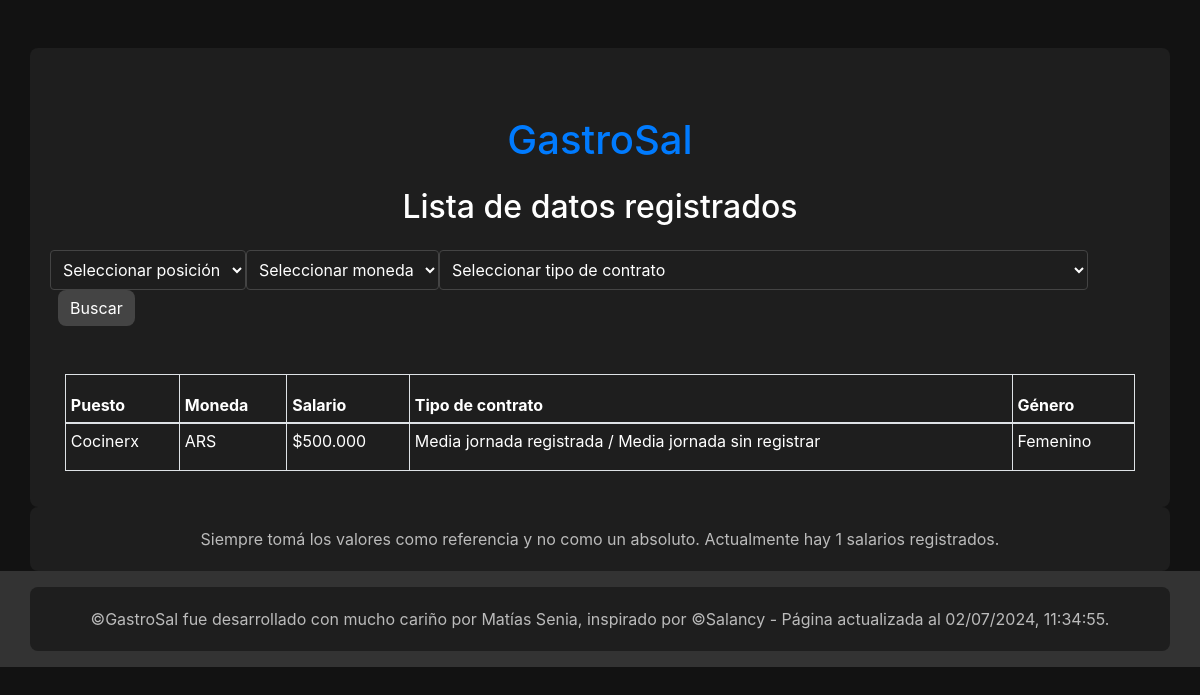
/data_list/, run on an earlier commit of the app's database.
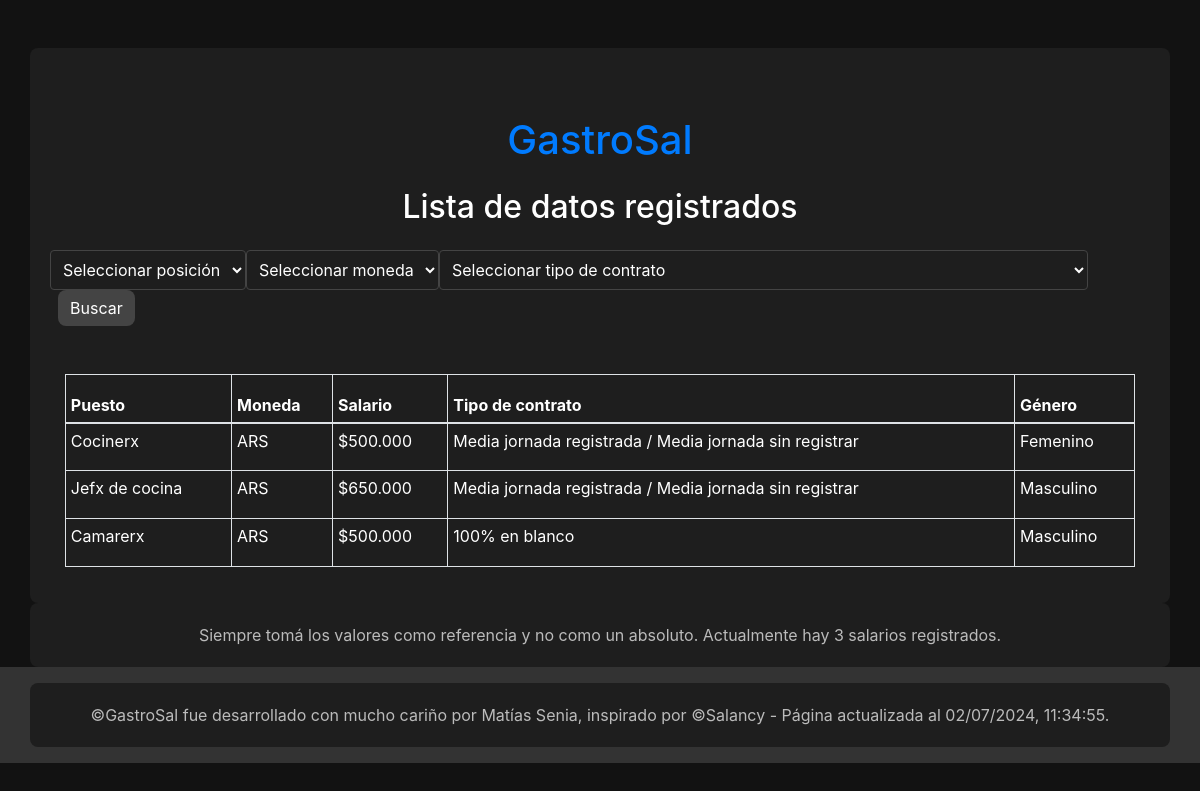
And on a later commit of the database.
### jobdata/models.py (models this page shows, shortened)
class JobData(models.Model):
    POSITION_CHOICES = [
        ('Bacherx', 'Bacherx'),
        ('Ayudantx de cocina', 'Ayudantx de cocina'),
        ('Cocinerx', 'Cocinerx'),
        ('Pastelerx', 'Pastelerx'),
        ('Jefx de pastelería', 'Jefx de pastelería'),
        ('Jefx de cocina', 'Jefx de cocina'),
        ('Sommelier', 'Sommelier'),
        ('Camarerx', 'Camarerx'),
        ('Encargadx de sala', 'Encargado de sala'),
        ('Chef ejecutivx', 'Chef ejecutivo'),
        ('Cajerx', 'Cajerx'),
    ]
    CURRENCY_CHOICES = [
        ('USD', 'USD'),
        ('ARS', 'ARS'),
    ]
    CONTRACT_CHOICES = [
        ('100% en blanco', 'En blanco(Trabajo 100% registrado)'),
        ('100% en negro', 'En negro(Trabajo sin registrar)'),
        ('Media jornada registrada / Media jornada sin registrar', 'Media jornada de trabajo registrado, la otra media jornada sin registrar')
    ]
    GENDER_CHOICES = [
        ('Masculino', 'Masculino'),
        ('Femenino', 'Femenino'),
        ('Otro', 'Otro'),
    ]
    position = models.CharField(max_length=50, choices=POSITION_CHOICES)
    currency = models.CharField(max_length=3, choices=CURRENCY_CHOICES)
    salary = models.DecimalField(max_digits=10, decimal_places=0, validators=[MinValueValidator(1)])
    contract_type = models.CharField(max_length=100, choices=CONTRACT_CHOICES)
    restaurant_name = models.CharField(max_length=100)
    gender = models.CharField(max_length=10, choices=GENDER_CHOICES)

### jobdata/views.py (the view)
# urls.py: path('data_list/', views.data_list, name='data_list'),
def data_list(request):
    data = JobData.objects.all()
    category_counts = JobData.objects.values('position').annotate(count=Count('position'))
    data_count = data.count()
    if request.method == 'GET':
        form = JobDataFilterForm(request.GET)
        if form.is_valid():
            position = form.cleaned_data.get('position')
            currency = form.cleaned_data.get('currency')
            contract_type = form.cleaned_data.get('contract_type')
            if position:
                data = data.filter(position=position)
            if currency:
                data = data.filter(currency=currency)
            if contract_type:
                data = data.filter(contract_type=contract_type)
    else:
        form = JobDataFilterForm()
    now = timezone.now()
    context = {
        'data': data,
        'data_count': data_count,
        'form': form,
        'date': now.strftime("%d/%m/%Y"),
        'time': now.strftime("%H:%M:%S")
    }
    return render(request, 'jobdata/data_list.html', context)

### jobdata/templatetags/custom_filters.py (called while the page is built)
@register.filter(name='currency_format')
def currency_format(value):
    try:
        return "{:,.0f}".format(value).replace(",", ".")
    except ValueError:
        return value

### jobdata/templates/jobdata/data_list.html (shortened to what this page needs)
{% extends "jobdata/base.html" %}
{% load form_tags custom_filters %}
{% block content %}
<div class="mt-5">
    <a href="{% url 'upload_data' %}" class="text-decoration-none">
        <h1 class="mb-4">GastroSal</h1>
    </a>
    <h2 class="mb-4">Lista de datos registrados</h2>
    <form method="GET" class="form-inline mb-4">
        {{ form.position }}
        {{ form.currency }}
        {{ form.contract_type }}
        <button type="submit" class="btn btn-primary ml-2">Buscar</button>
    </form>
    <div class="container-fluid mt-5">
        <div class="table-responsive">
            <table class="table table-bordered table-hover table-sm">
                <thead>
                    <tr>
                        <th>Puesto</th>
                        <th>Moneda</th>
                        <th>Salario</th>
                        <th>Tipo de contrato</th>
                        <th>Género</th>
                    </tr>
                </thead>
                <tbody>
                    {% for item in data %}
                        <tr>
                            <td>{{ item.position }}</td>
                            <td>{{ item.currency }}</td>
                            <td>
                                {% if item.currency == "ARS" %}
                                    ${{ item.salary|currency_format }}
                                {% elif item.currency == "USD" %}
                                    U$D{{ item.salary|currency_format }}
                                {% else %}
                                    {{ item.salary }}
                                {% endif %}
                            </td>
                            <td>{{ item.contract_type }}</td>
                            <td>{{ item.gender }}</td>
                        </tr>
                    {% empty %}
                        <tr>
                            <td colspan="6">No se encontraron datos.</td>
                        </tr>
                    {% endfor %}
                </tbody>
            </table>
        </div>
    </div>
</div>
{% endblock %}

### jobdata/templates/jobdata/base.html (shortened to what this page needs)
<!DOCTYPE html>
<html lang="es">
<head>
    <link href="https://stackpath.bootstrapcdn.com/bootstrap/4.5.2/css/bootstrap.min.css" rel="stylesheet">
    {% load static %}
    <link rel="stylesheet" href="{% static 'jobdata/css/styles.css' %}">
</head>
<body>
    <main role="main" class="container-fluid mt-5">
        <div class="container mt-5">
            {% block content %}
            {% endblock %}
        </div>
        <div class="container text-center">
            <span class="text-muted">Siempre tomá los valores como referencia y no como un absoluto. Actualmente hay {{ data_count }} salarios registrados.</span>
        </div>
    </main>
    {% block footer %}
    <footer class="footer mt-auto py-3 bg-light">
        <div class="container text-center">
            <span class="text-muted">©GastroSal fue desarrollado con mucho cariño por Matías Senia, inspirado por ©Salancy - Página actualizada al {{ date }}, {{ time }}. </span>
        </div>
    </footer>
    {% endblock %}
</body>
</html>

### jobdata/static/jobdata/css/styles.css (style rules this page uses)
:root { --background-dark: #121212; --background-medium: #1e1e1e; --background-light: #333; --text-light: #ffffff; --text-muted: #bbbbbb; --border-color: #444; --focus-border-color: #555; --placeholder-color: #aaaaaa; }
body { background-color: var(--background-dark); color: var(--text-light); margin: 0; padding: 0; }
.container { background-color: var(--background-medium); border-radius: 8px; padding: 20px; width: 100%; }
.footer { background-color: var(--background-medium); }
.bg-light { background-color: var(--background-light) !important; }
.text-muted { color: var(--text-muted) !important; }
.table { background-color: var(--background-medium); color: var(--text-light); width: 100%; }
.table thead th, .table tbody tr { background-color: var(--background-medium); color: var(--text-light); height: 3em; }
.card, .card-header, .card-footer, .btn { background-color: var(--border-color); color: var(--text-light); border: none; border-radius: 8px; }
input, select, textarea { background-color: var(--background-medium); color: var(--text-light); border: 1px solid var(--border-color); padding: 8px; border-radius: 4px; }
h1, h2, h3, h4, h5, h6 { text-align: center; }

What changed in the data, as far as the page shows it:
added JobData: position "Jefx de cocina", currency "ARS", salary "650.000", contract_type "Media jornada registrada / Media jornada sin registrar", gender "Masculino"
added JobData: position "Camarerx", currency "ARS", salary "500.000", contract_type "100% en blanco", gender "Masculino"
Also different on the page:
{{ data_count }}: "1" → "3"
